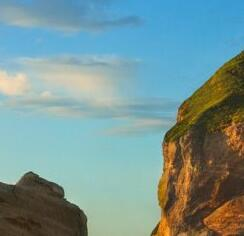
#> input picture 图像处理练习3/jiangzhenqi/1.jpg, 244 x 236 px
$ python 302.py
#> lines starting #> are read from the running program, lines starting #| are printed output that depends on the picture
import imageio
import matplotlib.pyplot as plt
import numpy as np

def convolve(I,F,iw,ih,fw,fh):
    """
    I:灰度图像，其分辨率是iw× ih
    F:一个滤波器，其大小是 fw× fh
    """
    O = np.zeros((ih,iw,3)).astype(np.uint8)
    print(O.shape)
    for i in range(O.shape[0]):
        for j in range(O.shape[1]):
            s=0
            for ti in range(fh):
                for tj in range(fw):
                    s+=I[i+ti][j+tj]*F[ti][tj]
            O[i, j] = s
    O = O.astype(np.uint8)
    return O

def show(im):
	plt.ion()
	plt.imshow(im)
	plt.show()
	plt.close()

def padding0(im):
    I = np.zeros((im.shape[0] + 2, im.shape[1] + 2,3)).astype(np.float32)
    for i in range(im.shape[0]):
        for j in range(im.shape[1]):
            I[i + 1, j + 1] = im[i, j]
    I[0, :] = I[2, :]
    I[-1, :] = I[-3, :]
    I[:, 0] = I[:, 2]
    I[:, -1] = I[:, -3]
    I[0, 0] = I[0, 2]
    I[-1, 0] = I[-1, 2]
    I[0, -1] = I[0, -3]
    I[-1, -1] = I[-1, -3]
    return I

#主函数
file_in = '1.jpg'
file_out = '2.jpg'

#读入图像
im = imageio.imread(file_in)
#> im is the input picture: shape (236, 244, 3); mean R, G, B 119.4, 149.5, 148.7

#显示图像
plt.ion()
plt.imshow(im)
plt.show()
plt.close()

F = np.array([[1/4,1/4],
              [1/4,1/4]])
ih = im.shape[0]
#> ih = 236
iw = im.shape[1]
#> iw = 244
fw = F.shape[0]
fh = F.shape[1]
print(im.shape)
#| (236, 244, 3)
I = padding0(im)
#> after the loop in padding0, `for i in range(im.shape[0]):`:
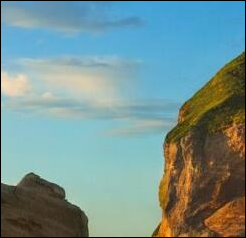
#> I: shape (238, 246, 3) float32; mean R, G, B 117.5, 147.1, 146.3
#> in padding0, `I[:, -1] = I[:, -3]`:
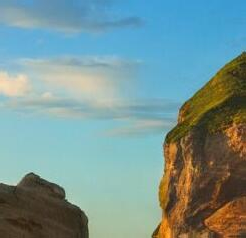
#> I: shape (238, 246, 3) float32; mean R, G, B 119.1, 149.1, 148.3
print(I.shape)
#| (238, 246, 3)
O = convolve(I,F,iw,ih,fw,fh)
#| (236, 244, 3)
#> after the loop in convolve, `for i in range(O.shape[0]):`:
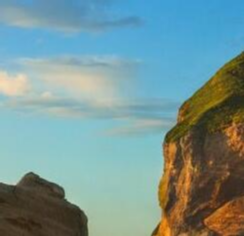
#> O: shape (236, 244, 3); mean R, G, B 119.1, 149.5, 148.9

show(O)
# 保存生成结果
#imageio.imwrite(file_out, O)

pause=1;

$ run again, with 图像处理练习3/1.jpg copied over 图像处理练习3/jiangzhenqi/1.jpg
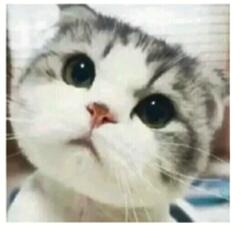
#> input picture 图像处理练习3/1.jpg, 241 x 231 px
#> im is the input picture: shape (231, 241, 3); mean R, G, B 185.8, 185.6, 175.3
#| (231, 241, 3)
#> after the loop in padding0, `for i in range(im.shape[0]):`:
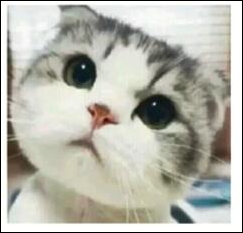
#> I: shape (233, 243, 3) float32; mean R, G, B 182.6, 182.5, 172.4
#| (233, 243, 3)
#| (231, 241, 3)
#> after the loop in convolve, `for i in range(O.shape[0]):`:
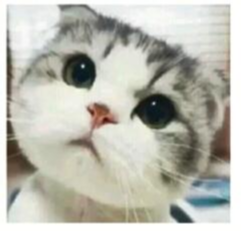
#> O: shape (231, 241, 3); mean R, G, B 185.4, 185.3, 175
